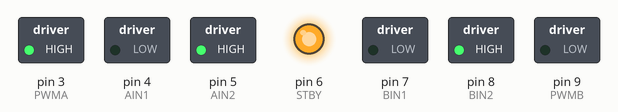
A sketch run on a simulated Arduino Uno, built with avr-gcc and run on an emulated ATmega328P. Parts: switched loads named in the sketch (green lamp = pin HIGH), output pins drawn as LEDs (lit = HIGH). What the sketch prints to the serial monitor is not drawn.

Above: at 0.1 s.
Timing chart, 0 to 1.6 s (numbered marks = the images above):
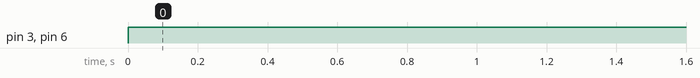

The sketch:

MotorDriver_Solenoid.ino
```cpp
#define PWMA 3
#define AIN1 4
#define AIN2 5
#define STBY 6
#define BIN1 7
#define BIN2 8
#define PWMB 9


void setup(){
  pinMode(PWMA,OUTPUT);
  pinMode(AIN1,OUTPUT);
  pinMode(AIN2,OUTPUT);
  pinMode(STBY,OUTPUT);
  pinMode(BIN1,OUTPUT);
  pinMode(BIN2,OUTPUT);
  pinMode(PWMB,OUTPUT);
  digitalWrite(STBY,LOW);

  digitalWrite(AIN1,LOW);
  digitalWrite(AIN2,HIGH);
  digitalWrite(BIN1,LOW);
  digitalWrite(BIN2,HIGH);
  Serial.begin(9600);
}

void loop(){
  digitalWrite(STBY,HIGH);
  Serial.println(240/255.0 * 6.0);
  analogWrite(PWMA,255);
 /* for(int i=0;i<230;i++){


   analogWrite(PWMA,i);
   delay(1000);
  }8?
  delay(2000);
  digitalWrite(STBY,LOW);
  delay(2000);*/

}
```

Measured:
- by itself, pin 3 (PWMA), pin 6 (STBY): LOW → HIGH at 0.00 s
